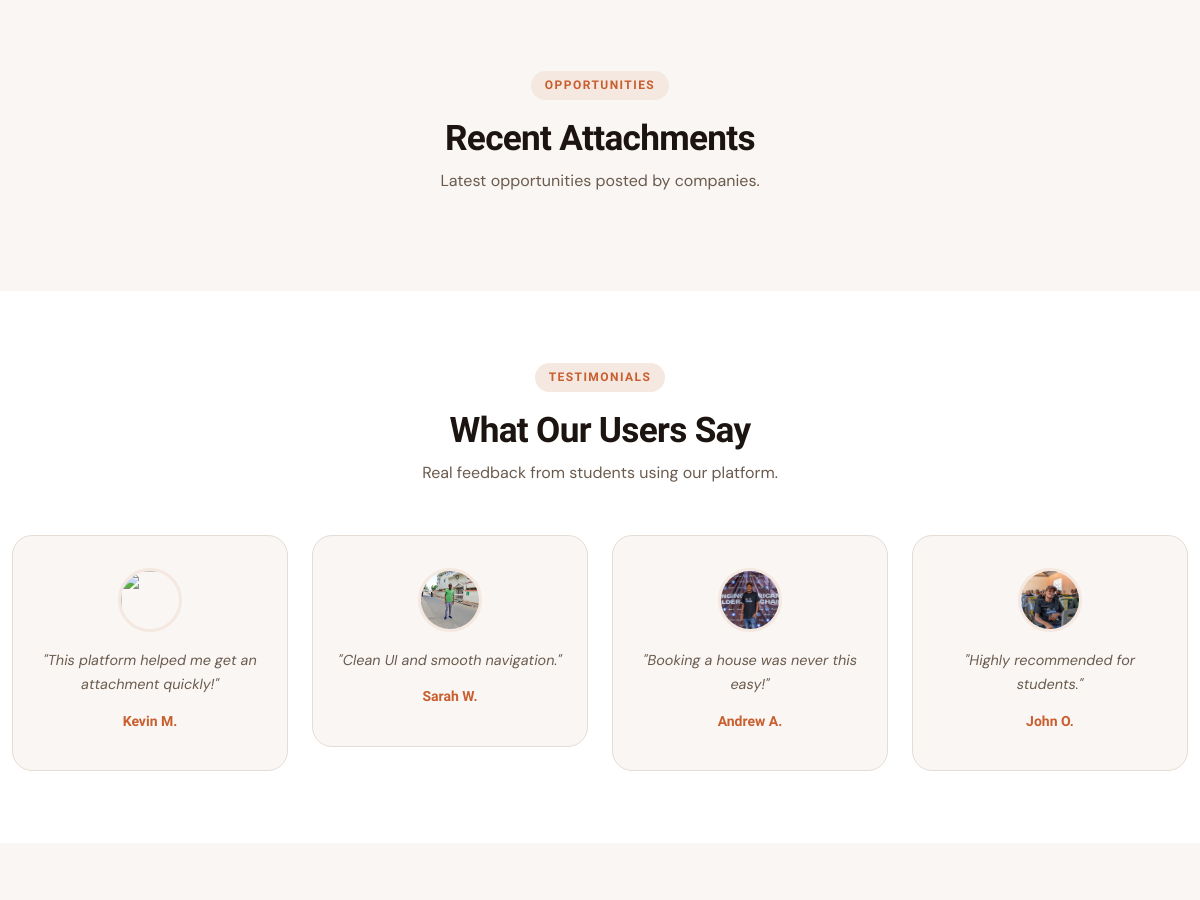
The app's page / (middle part), older data.
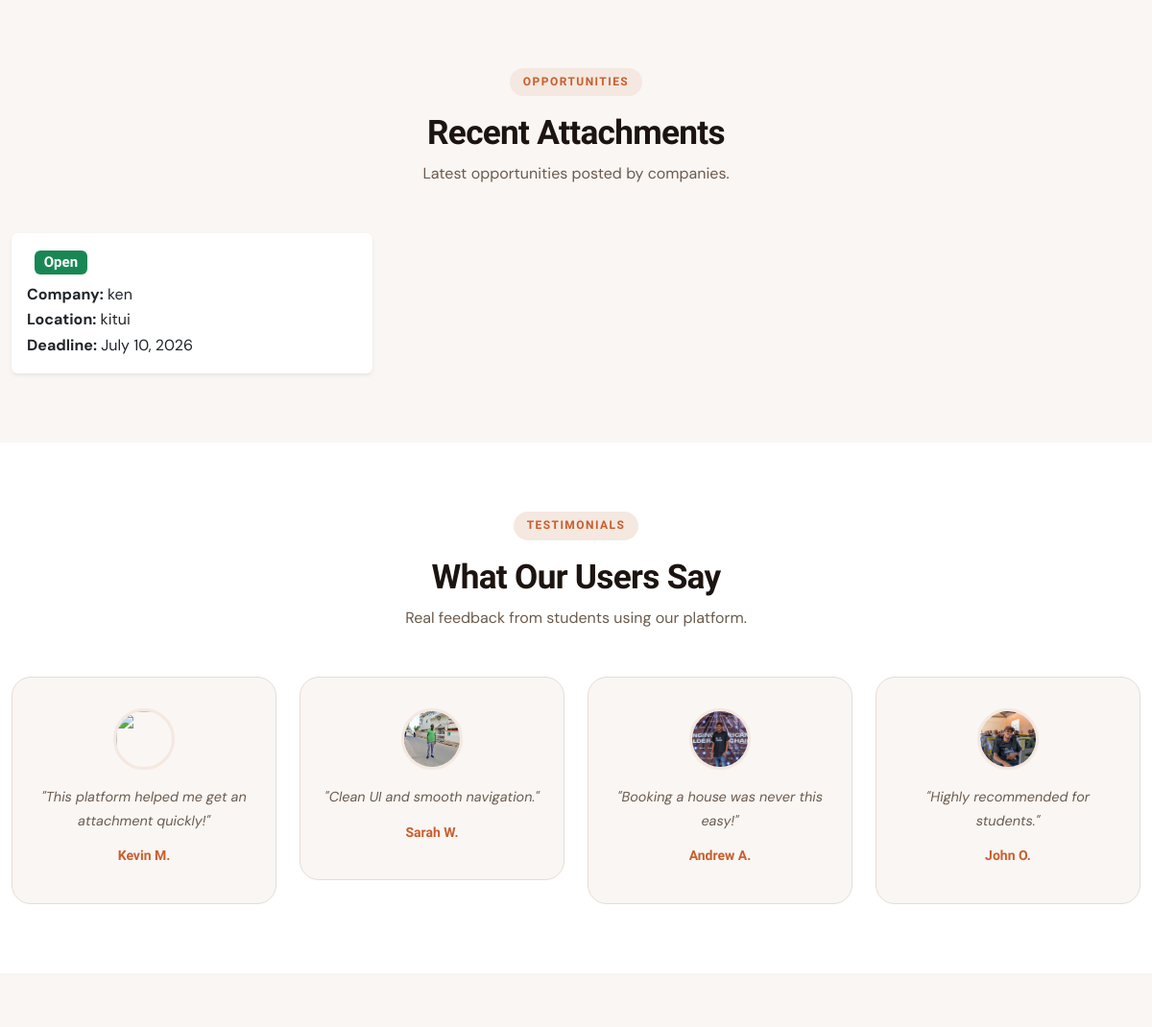
The same page, newer data.
### opportunities/models.py (models this page shows, shortened)
class AttachmentPost(models.Model):
    company = models.ForeignKey(Company, on_delete=models.CASCADE)
    email = models.EmailField()
    location = models.CharField(max_length=25)
    description = models.CharField(max_length=255)
    slots = models.IntegerField()
    application_link = models.URLField(help_text="Link to the application page.")
    application_deadline = models.DateField(null=True, blank=True)
    post_type = models.CharField(max_length=30, choices=[('attachment', 'Attachment'),('internship','Internship')])
    created_at = models.DateTimeField(auto_now_add=True)

### accounts/models.py (models this page shows, shortened)
class Company(models.Model):
    user = models.OneToOneField(CustomUser, on_delete=models.CASCADE)
    name = models.CharField(max_length= 255)
    email  = models.EmailField()
    phone_number = PhoneNumberField(region='KE')
    location = models.CharField(max_length= 255)
    def __str__(self):
        return self.user.username

class CustomUser(AbstractUser):
    ROLE_CHOICES = (
        ('attachee', 'Attachee'),
        ('company', 'Company'),
        ('landlord', 'Landlord')
    )
    role = models.CharField(max_length=10, choices=ROLE_CHOICES)
    email = models.EmailField(unique=True)
    email_verified = models.BooleanField(default=False, )
    otp = models.CharField(max_length=6, blank=True, null=True)
    otp_created_at = models.DateTimeField(null=True, blank=True)
    otp_last_sent = models.DateTimeField(null=True, blank=True)
    USERNAME_FIELD = 'email'
    REQUIRED_FIELDS = ['username']

### accounts/views.py (the view, shortened to what this page needs)
# urls.py: path('', views.home, name= 'home'),
def home(request):
    featured_houses = House.objects.all().order_by('?')[:8]
    recent_attachments = AttachmentPost.objects.order_by('-id')[:6]
    testimonials = Testimonials.objects.all()[:5]
    query = request.GET.get('q')
    if query:
        applications = Attachee.objects.filter(name__icontains=query)
    else:
        applications = Attachee.objects.all()
    form = FeedbackForm()
    return render(request, 'home.html',{
        'form': form,
        'applications': applications,
        'featured_houses': featured_houses,
        'recent_attachments': recent_attachments,
        'testimonials': testimonials
        })

### templates/home.html (shortened to what this page needs)
{% extends "base.html" %}
{% load static %}
{% block content %}
<section id="opportunities" class="section-block">
    <div class="container">
        <div class="section-header text-center mb-5">
            <span class="section-badge">Opportunities</span>
            <h2 class="fw-bold mt-3">Recent Attachments</h2>
            <p class="text-soft">
                Latest opportunities posted by companies.
            </p>
        </div>
        <div class="row g-4">
            {% for att in recent_attachments %}
            <div class="col-md-4">
                <div class="card h-100 border-0 shadow-sm">
                    <div class="card-body">
                        <h5 class="fw-bold">
                            <span class="badge bg-success ms-2">Open</span>
                        </h5>
                        <p><strong>Company:</strong> {{ att.company }}</p>
                        <p><strong>Location:</strong> {{ att.location }}</p>
                        <p><strong>Deadline:</strong> {{ att.application_deadline|date:"F d, Y" }}</p>
                    </div>
                </div>
            </div>
            {% endfor %}
        </div>
    </div>
</section>
<section id="testimony" class="section-block testimonial-section text-center">
    <div class="container">
        <div class="section-header mb-5">
            <span class="section-badge">Testimonials</span>
            <h2 class="fw-bold mt-3">What Our Users Say</h2>
            <p class="text-soft  mx-auto" style="max-width:700px;">
                Real feedback from students using our platform.
            </p>
        </div>
        <div class="row g-4 justify-content-center">
            <div class="col-md-6 col-lg-3">
                <div class="testimonial-card">
                    <img src="{% static 'images/kevin.jpg' %}" alt="">
                    <p class="testimonial-text">
                        "This platform helped me get an attachment quickly!"
                    </p>
                    <h6 class="testimonial-name">Kevin M.</h6>
                </div>
            </div>
            <div class="col-md-6 col-lg-3">
                <div class="testimonial-card">
                    <img src="{% static 'images/sarah.jpg' %}" alt="">
                    <p class="testimonial-text">
                        "Clean UI and smooth navigation."
                    </p>
                    <h6 class="testimonial-name">Sarah W.</h6>
                </div>
            </div>
            <div class="col-md-6 col-lg-3">
                <div class="testimonial-card">
                    <img src="{% static 'images/andrew.jpg' %}" alt="">
                    <p class="testimonial-text">
                        "Booking a house was never this easy!"
                    </p>
                    <h6 class="testimonial-name">Andrew A.</h6>
                </div>
            </div>
            <div class="col-md-6 col-lg-3">
                <div class="testimonial-card">
                    <img src="{% static 'images/john.jpg' %}" alt="">
                    <p class="testimonial-text">
                        "Highly recommended for students."
                    </p>
                    <h6 class="testimonial-name">John O.</h6>
                </div>
            </div>
        </div>
    </div>
</section>
<section id="feedback" class="section-block">
</section>
{% endblock %}

Row changes from the older to the newer data that the page shows:
added AttachmentPost: company "ken", location "kitui", application_deadline "July 10, 2026"
